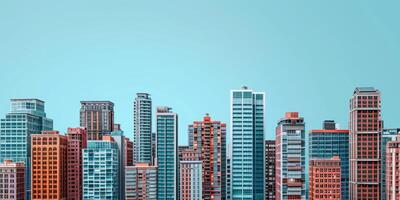
#> input picture image_processing/UNIT-1/city_build.jpg, 400 x 200 px
$ python sift_orb.py
#> lines starting #> are read from the running program, lines starting #| are printed output that depends on the picture
import cv2
import matplotlib.pyplot as plt

# Load image
img = cv2.imread("city_build.jpg", 0)
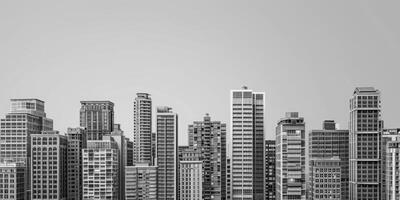
#> img: shape (200, 400); min 0, max 255, mean 160.9

if img is None:
    raise FileNotFoundError("Please in the same folder.")

# ---- SIFT ----
sift = cv2.SIFT_create()
keypoints_sift, descriptors_sift = sift.detectAndCompute(img, None)
#> keypoints_sift = 928 keypoints; strongest (x, y, size): (228, 176, 1.8), (228, 160, 1.9), (229, 171, 1.9), (397, 154, 1.9)
img_sift = cv2.drawKeypoints(img, keypoints_sift, None,
                             flags=cv2.DRAW_MATCHES_FLAGS_DRAW_RICH_KEYPOINTS)
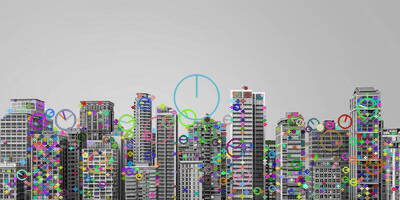
#> img_sift: shape (200, 400, 3); mean of channels 0, 1, 2 161.4, 161.8, 161.8; drawn as B, G, R

# ---- ORB ----
orb = cv2.ORB_create()
keypoints_orb, descriptors_orb = orb.detectAndCompute(img, None)
#> keypoints_orb = 421 keypoints; strongest (x, y, size): (251, 115, 31), (251, 111, 31), (251, 119, 31), (251, 128, 31)
img_orb = cv2.drawKeypoints(img, keypoints_orb, None, color=(0,255,0),
                            flags=0)
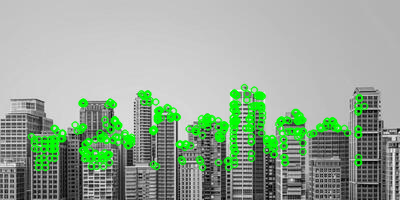
#> img_orb: shape (200, 400, 3); mean of channels 0, 1, 2 150.9, 169, 150.9; drawn as B, G, R

# Display results
plt.subplot(1, 2, 1), plt.imshow(img_sift), plt.title(f"SIFT ({len(keypoints_sift)} features)")
plt.subplot(1, 2, 2), plt.imshow(img_orb), plt.title(f"ORB ({len(keypoints_orb)} features)")
plt.show()
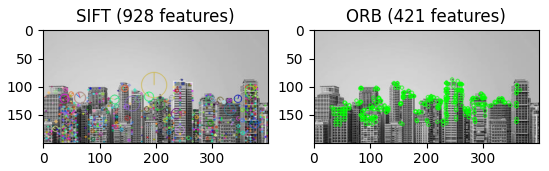
#> figure drawn by matplotlib, 2 panels
